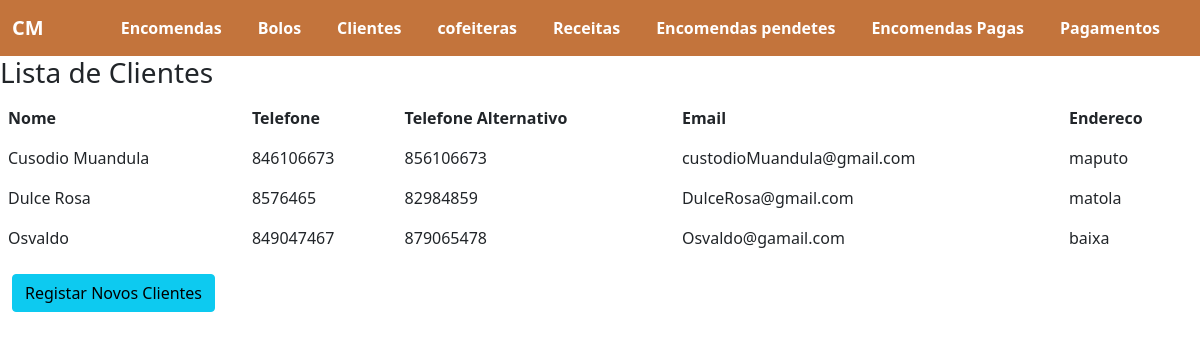
The app's page /cliente.php with its own data.
### tables this page shows
CREATE TABLE `cliente` (
  `id` int(11) NOT NULL,
  `nome` varchar(255) NOT NULL,
  `telefone` varchar(20) NOT NULL,
  `telefone_alternativo` varchar(20) NOT NULL,
  `email` varchar(150) NOT NULL,
  `endereco` varchar(255) NOT NULL
);

### conexcao.php (called while the page is built, shortened)
<?php
try{
    $conexao = new PDO ("mysql:dbname=bolos; host=localhost:3306","root","");
} catch (PDOException $e){echo "Erro na conexao: ".$e->getMessage();}
catch (Exception $e) {echo "Errro Generico".$e->getMessage();}
function cliente() {
    global $conexao;
     $sql =  "SELECT * FROM  cliente";
    $stmt = $conexao->prepare($sql);
      $stmt->execute();
    return $stmt->fetchAll(PDO::FETCH_OBJ);
}

### cliente.php (the view)
<?php
    include_once './meno.php';
    require 'conexcao.php';
   $dados= cliente();
?>
<h3>Lista de Clientes</h3>
<table class="table table-borderless">
    <thead>
        <th>Nome</th>
        <th>Telefone</th>
        <th>Telefone Alternativo</th>
        <th>Email</th>
        <th>Endereco</th>
    </thead>
    <tbody>
        <?php foreach ($dados as $key ) { ?>
            <tr>
            <td><?php echo $key->nome?></td>
            <td><?php echo $key->telefone?></td>
            <td><?php echo $key->telefone_alternativo?></td>
            <td><?php echo $key->email?></td>
            <td><?php echo $key->endereco?></td>
            </tr>
        <?php } ?>
    </tbody>
</table>
<div class="container-fluid"><a href="./registarClientes.php" class="btn btn-info">Registar Novos Clientes</a></div>

### records on screen
cliente: nome "Cusodio Muandula", telefone "846106673", telefone_alternativo "856106673", email "custodioMuandula@gmail.com", endereco "maputo"
cliente: nome "Dulce Rosa", telefone "8576465", telefone_alternativo "82984859", email "DulceRosa@gmail.com", endereco "matola"
cliente: nome "Osvaldo", telefone "849047467", telefone_alternativo "879065478", email "Osvaldo@gamail.com", endereco "baixa"
